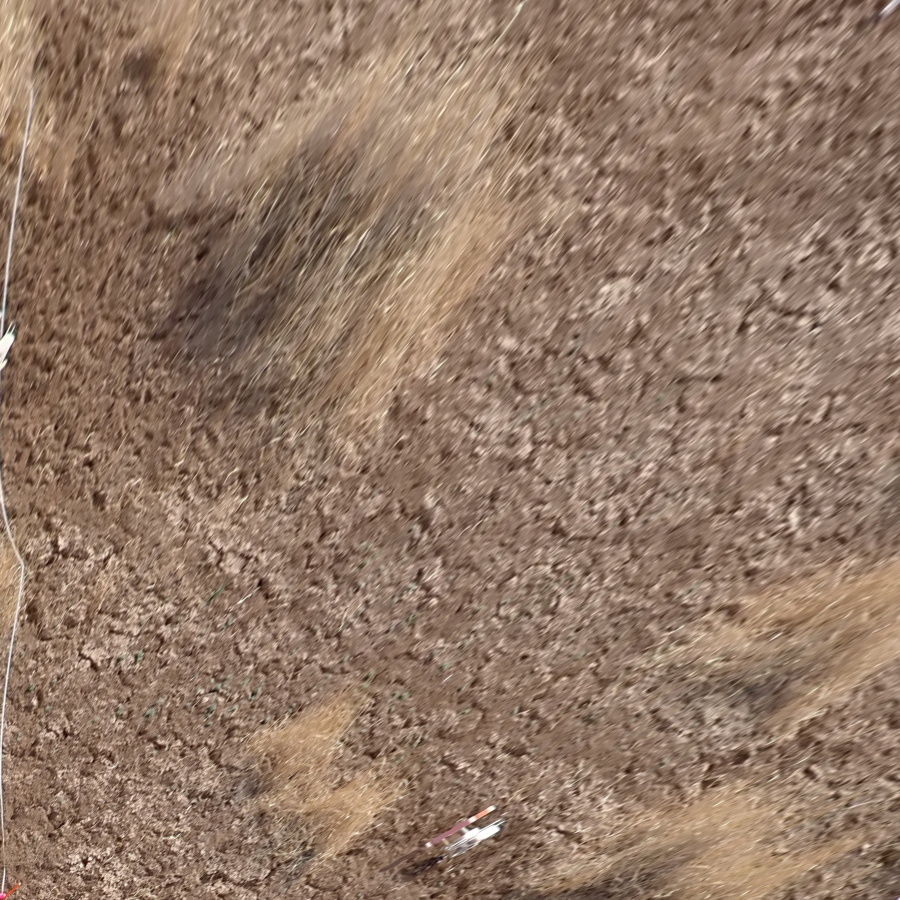
#> input picture ShrubSpArangementAnalysis/old/ProjectiveTrans/P5082909.JPG, 2700 x 2700 px, found by its file name (shown at 1/3 size)
$ python test.py
#> lines starting #> are read from the running program, lines starting #| are printed output that depends on the picture
import cv2
import numpy as np
from matplotlib import pyplot as plt

path = 'P5082909.JPG'                                               # 画像のパス
i = cv2.imread(path, 1)                                        # 画像読み込み
#> i is the input picture: shape (2700, 2700, 3); mean B, G, R 103, 121.2, 147.2
print(i.shape)
#| (2700, 2700, 3)

# 変換前後の対応点を設定
p_original = np.float32([[506,862], [1874,710], [1906, 1336], [3470, 902]])
p_trans = np.float32([[0, 0], [2700, 0], [0, 2700], [2700, 2700]])
print(p_original)
print(type(p_original))
print(p_trans)
print(type(p_trans))

# 変換マトリクスと射影変換
M = cv2.getPerspectiveTransform(p_original, p_trans)
i_trans = cv2.warpPerspective(i, M, (524, 478))
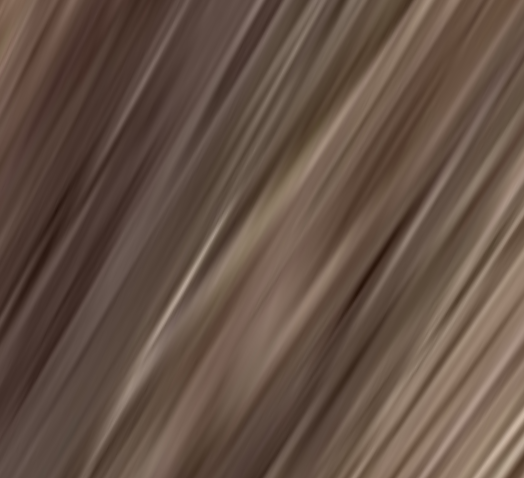
#> i_trans: shape (478, 524, 3); mean B, G, R 70.1, 82.2, 101.9

cv2.imwrite("out.jpg", i_trans)

#ここからグラフ設定
fig = plt.figure()
ax1 = fig.add_subplot(111)

# 画像をプロット
show = cv2.cvtColor(i_trans, cv2.COLOR_BGR2RGB)
ax1.imshow(show)

fig.tight_layout()
plt.show()
plt.close()

$ run again, with ShrubSpArangementAnalysis/old/ProjectiveTrans/P5082911.JPG copied over ShrubSpArangementAnalysis/old/ProjectiveTrans/P5082909.JPG
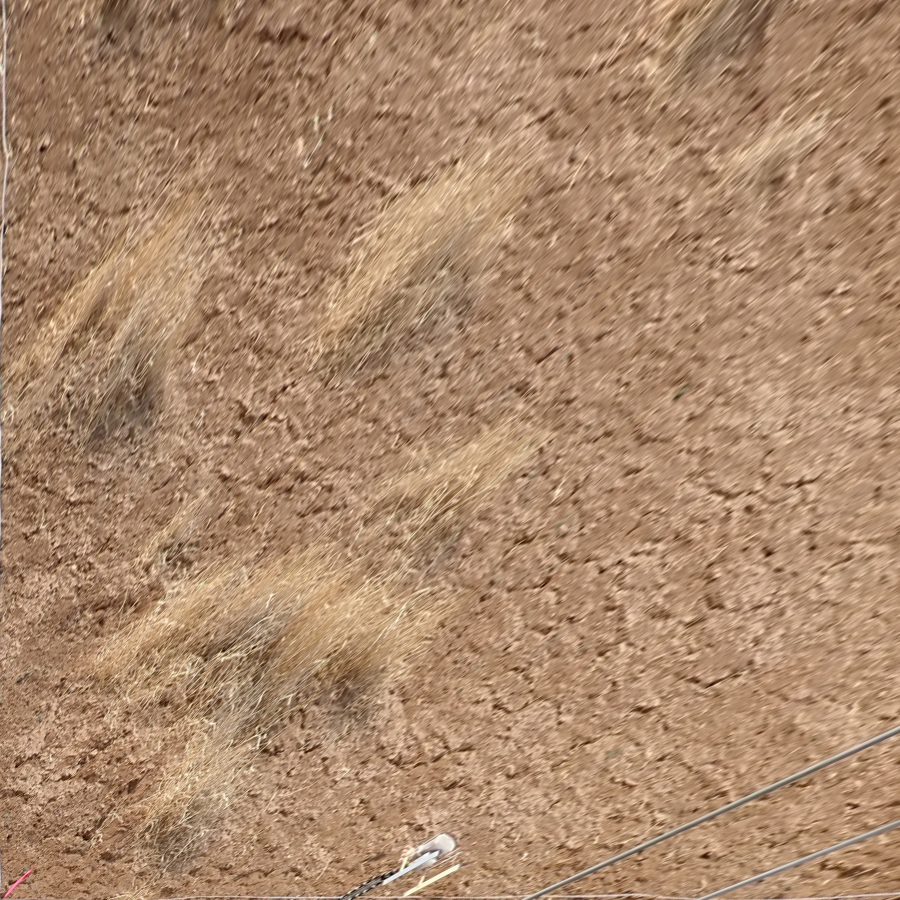
#> input picture ShrubSpArangementAnalysis/old/ProjectiveTrans/P5082911.JPG, 2700 x 2700 px, found by its file name (shown at 1/3 size)
#> i is the input picture: shape (2700, 2700, 3); mean B, G, R 108.8, 137.2, 171.6
#| (2700, 2700, 3)
#> `i_trans = cv2.warpPerspective(i, M, (524, 478))`:
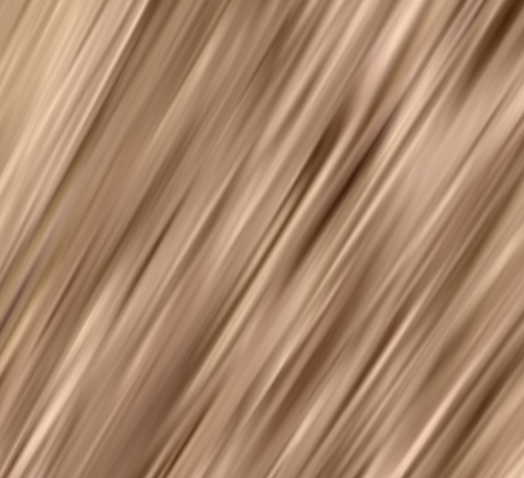
#> i_trans: shape (478, 524, 3); mean B, G, R 106.3, 133.9, 169.2

$ run again, with ShrubSpArangementAnalysis/old/ProjectiveTrans/P5082913.JPG copied over ShrubSpArangementAnalysis/old/ProjectiveTrans/P5082909.JPG
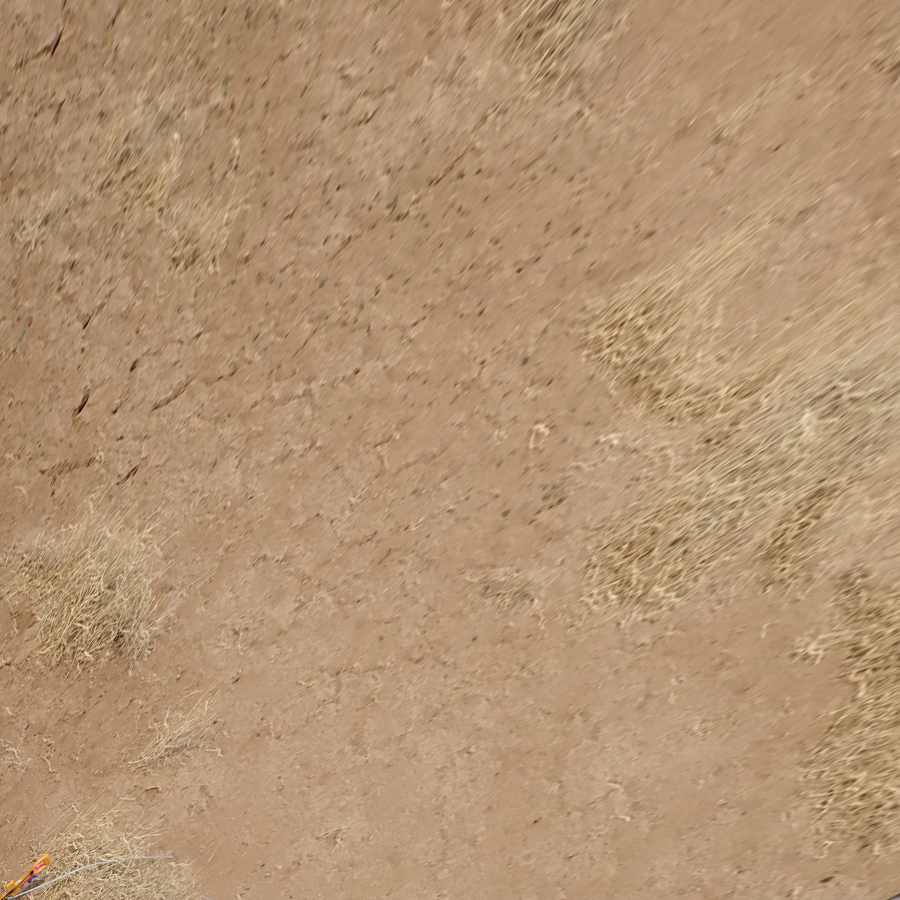
#> input picture ShrubSpArangementAnalysis/old/ProjectiveTrans/P5082913.JPG, 2700 x 2700 px, found by its file name (shown at 1/3 size)
#> i is the input picture: shape (2700, 2700, 3); mean B, G, R 115.4, 147.7, 179.7
#| (2700, 2700, 3)
#> `i_trans = cv2.warpPerspective(i, M, (524, 478))`:
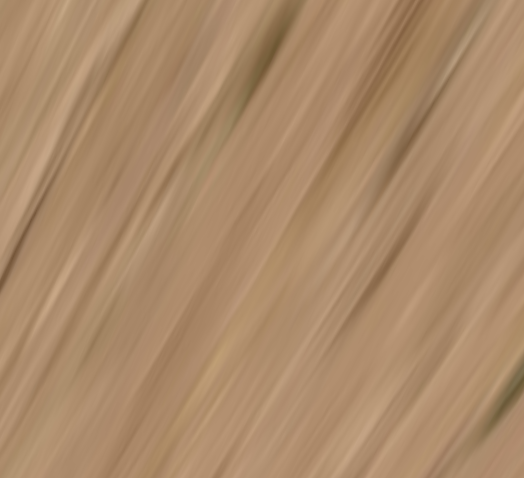
#> i_trans: shape (478, 524, 3); mean B, G, R 105.9, 138.3, 171.5

$ run again, with ShrubSpArangementAnalysis/old/ProjectiveTrans/P5082915.JPG copied over ShrubSpArangementAnalysis/old/ProjectiveTrans/P5082909.JPG
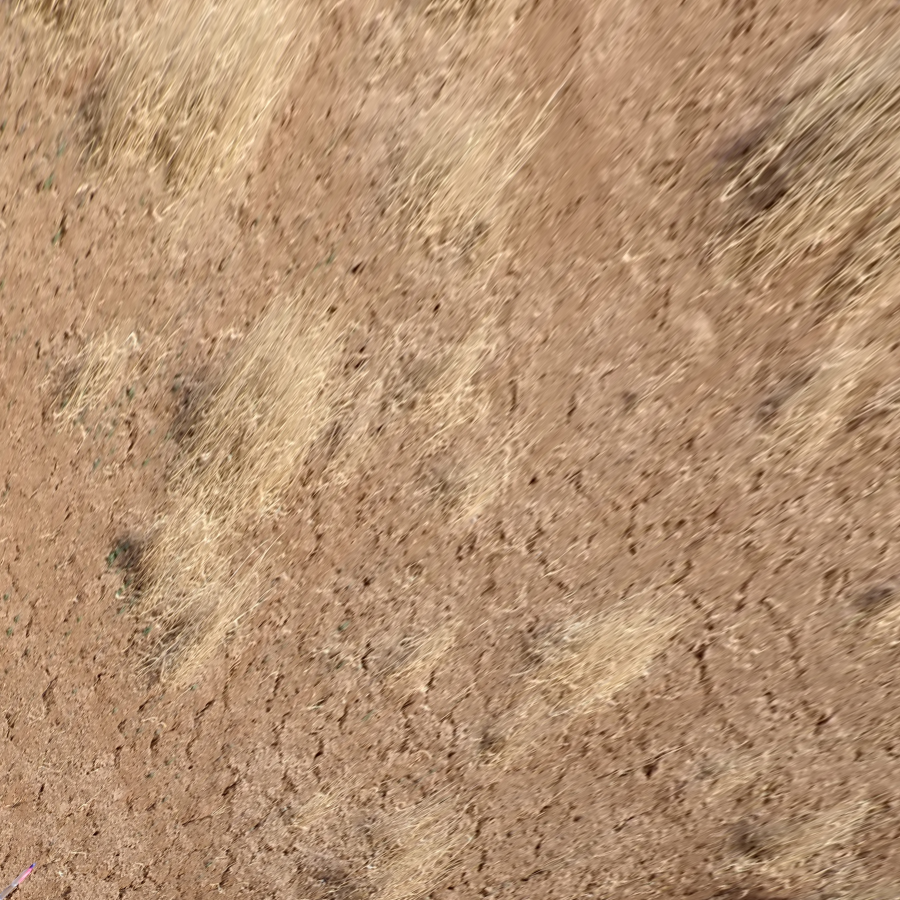
#> input picture ShrubSpArangementAnalysis/old/ProjectiveTrans/P5082915.JPG, 2700 x 2700 px, found by its file name (shown at 1/3 size)
#> i is the input picture: shape (2700, 2700, 3); mean B, G, R 114.1, 145.6, 180.6
#| (2700, 2700, 3)
#> `i_trans = cv2.warpPerspective(i, M, (524, 478))`:
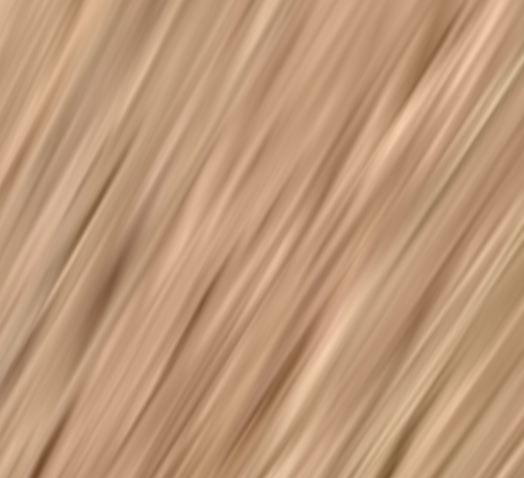
#> i_trans: shape (478, 524, 3); mean B, G, R 120, 152.6, 189.8
